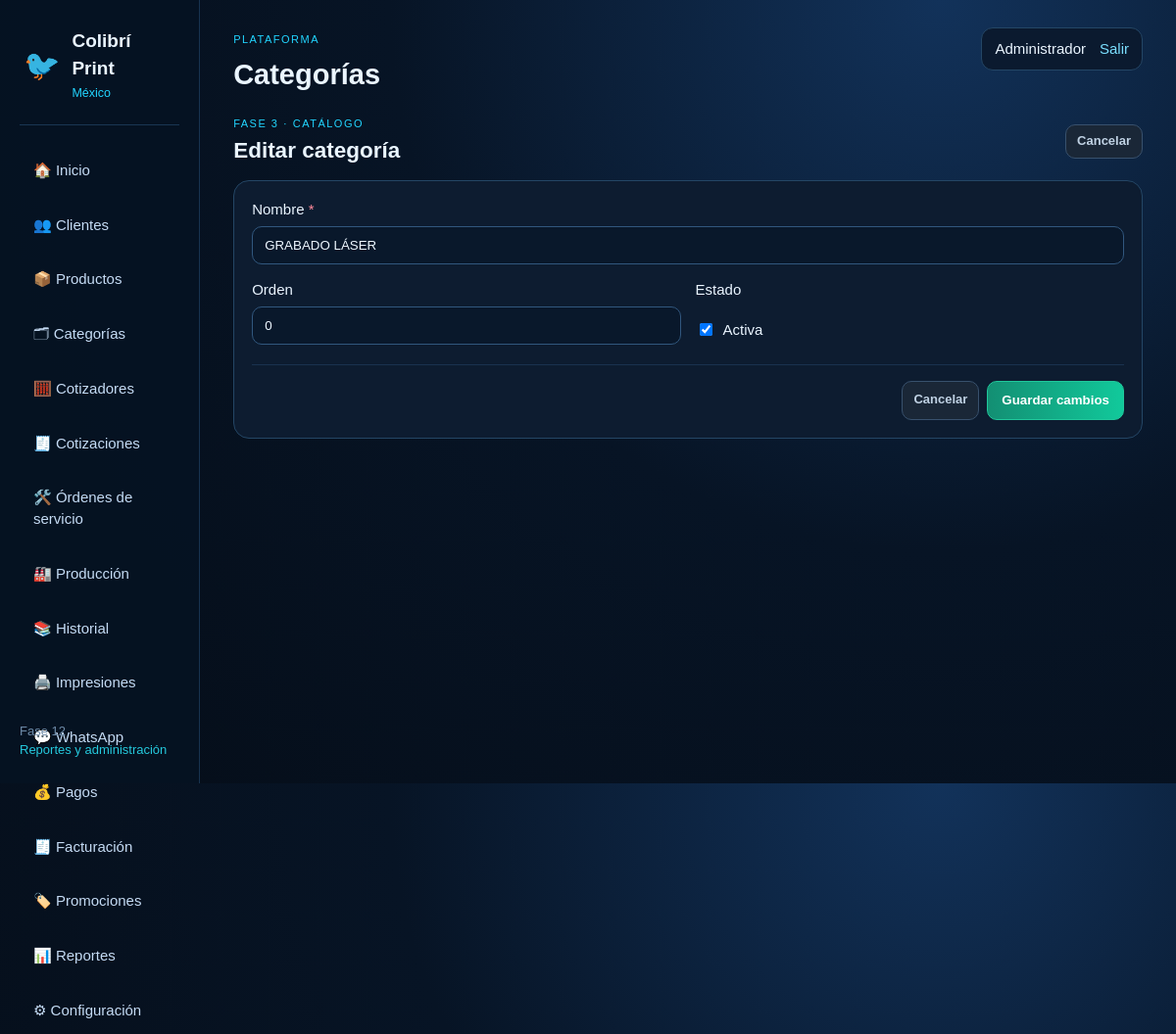
/admin/categorias.php?action=edit&id=6 (signed in), run on the app's committed database.
### tables this page shows
CREATE TABLE `cp_categories` (
  `id` int(10) UNSIGNED NOT NULL,
  `name` varchar(150) NOT NULL,
  `type` varchar(30) NOT NULL DEFAULT 'product',
  `enabled` tinyint(1) NOT NULL DEFAULT '1',
  `sort_order` int(11) NOT NULL DEFAULT '0',
  `created_at` datetime NOT NULL,
  `updated_at` datetime NOT NULL
);

### config/runtime.php (called while the page is built, shortened)
<?php
function e(?string $value): string {
    return htmlspecialchars((string) $value, ENT_QUOTES, 'UTF-8');
}

### admin/categorias.php (the view, shortened to what this page needs)
<?php
require_once __DIR__ . '/../config/runtime.php';
require_once __DIR__ . '/../includes/actions.php';
$title='Categorías'; $pdo=db(); $error=null; $success=null;
$action=(string)($_GET['action']??'list'); $id=(int)($_GET['id']??0); $q=trim((string)($_GET['q']??''));
$cat=['name'=>'','sort_order'=>0,'enabled'=>1];
if($action==='edit'&&$id>0&&$_SERVER['REQUEST_METHOD']!=='POST'){ $s=$pdo->prepare('SELECT * FROM cp_categories WHERE id=?');$s->execute([$id]);$found=$s->fetch();if(!$found){$error='La categoría no existe.';$action='list';}else{$cat=array_merge($cat,$found);} }
require __DIR__.'/../includes/header.php';
?>
<?php if($action==='create'||$action==='edit'): ?>
<div class="toolbar"><div class="toolbar-title"><span class="eyebrow">FASE 3 · CATÁLOGO</span><h2><?= $action==='edit'?'Editar categoría':'Nueva categoría' ?></h2></div><div class="toolbar-actions"><?=cancel_button('/admin/categorias.php')?></div></div>
<div class="card form-card"><form method="post"><input type="hidden" name="_csrf" value="<?=e(csrf_token())?>"><input type="hidden" name="form_action" value="save"><input type="hidden" name="id" value="<?=e((string)$id)?>"><div class="form-grid"><div class="field full"><label>Nombre <span class="required">*</span></label><input data-auto-focus name="name" maxlength="150" value="<?=e((string)$cat['name'])?>" required></div><div class="field"><label>Orden</label><input type="number" name="sort_order" value="<?=e((string)$cat['sort_order'])?>"></div><div class="field"><label>Estado</label><label style="display:flex;align-items:center;gap:8px"><input type="checkbox" name="enabled" value="1" <?=((int)$cat['enabled']===1?'checked':'')?> style="width:auto"> Activa</label></div></div><div class="form-actions"><?=cancel_button('/admin/categorias.php')?><?=save_button($action==='edit'?'Guardar cambios':'Crear categoría')?></div></form></div>
<?php endif; ?><?php require __DIR__.'/../includes/footer.php'; ?>

### assets/css/app.css (style rules this page uses)
:root { --bg:#071425;--panel:#0d1c30;--panel2:#11253e;--border:#244665;--text:#eaf5ff;--muted:#9eb8d5;--cyan:#22d5ff;--blue:#188bff;--green:#0dd6a0;--pink:#db36f5;--shadow:0 20px 50px #0006 }
* { box-sizing:border-box }
body { margin:0;background:radial-gradient(circle at 80% 0,#12325a 0,#071425 45%,#050d18 100%);color:var(--text);font:15px/1.45 Arial,sans-serif }
.eyebrow { font-size:11px;color:var(--cyan);letter-spacing:1.5px }
.card { background:var(--panel);border:1px solid var(--border);border-radius:16px;padding:18px }
.form-grid { display:grid;grid-template-columns:1fr 1fr;gap:15px }
.field { display:grid;gap:6px }
.field.full { grid-column:1/-1 }
input,select { width:100%;padding:11px 12px;border-radius:10px;border:1px solid #31577e;background:#09182b;color:#eef7ff }
.toolbar { display:flex;align-items:center;justify-content:space-between;gap:14px;flex-wrap:wrap;margin:22px 0 14px }
.toolbar .toolbar-title { display:flex;flex-direction:column;gap:3px }
.toolbar h2 { margin:0 }
.toolbar-actions { display:flex;align-items:center;gap:8px;flex-wrap:wrap }
.form-actions { display:flex;justify-content:flex-end;gap:8px;flex-wrap:wrap;margin-top:20px;padding-top:16px;border-top:1px solid #19324f }
.required { color:#ff8a9b }
.form-card { max-width:980px }

### data on the page
cp_categories: name "GRABADO LÁSER", sort_order "0", enabled "☑"

### other printed values
$title "Categorías"
$user['name'] "Administrador"
$label "Cancelar Cancelar"
$label "Guardar cambios"
